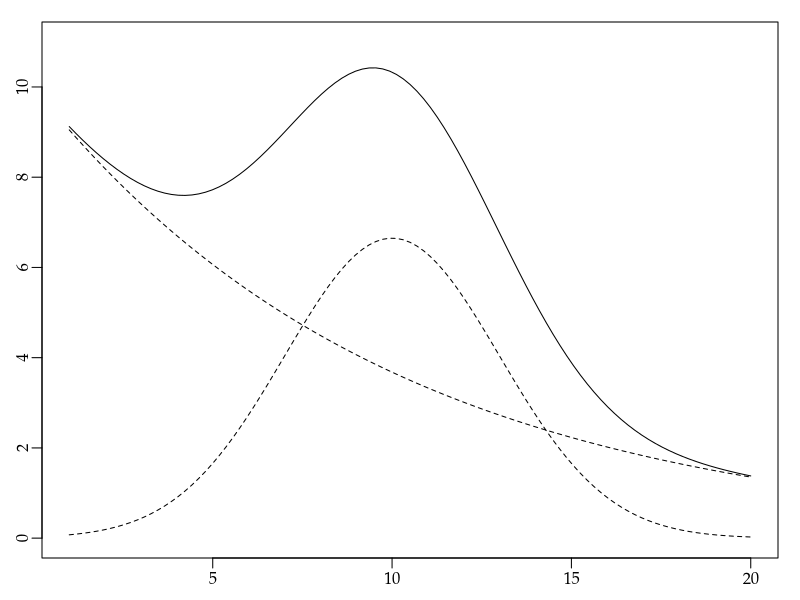

Write R code to recreate this figure.
args = commandArgs()
basename = sub(".R$", "", sub("^--file=(.*/)?", "", args[grep("^--file=", args)]))
if (length(basename) != 0)
    quartz(type="pdf", file=paste0(basename, ".pdf"), width=5, height=2.5)
par(family="Palatino")
par(mgp=c(1.5,0.5,0)) # title and axis margins. default: c(3,1,0)
par(mar=c(2,2,1,1)+0.1) # bottom, left, top, right margins. default: c(5,4,4,2)+0.1
s = function(x) { 50 * dnorm(x, mean=10, sd=3) }
b = function(x) { 10 * exp(-x / 10) }
f = function(x) { s(x) + b(x) }
# curve(h, xlim=c(1,20), ylim=c(0,11), xlab="", ylab="", xaxt="n", frame.plot=FALSE)
curve(f, xlim=c(1,20), ylim=c(0,11), xlab="", ylab="")
curve(s, lty=2, add=TRUE)
curve(b, lty=2, add=TRUE)
# axis(1, c(1,5,10,15,20), c(1,5,10,15,20))
dev.off()
